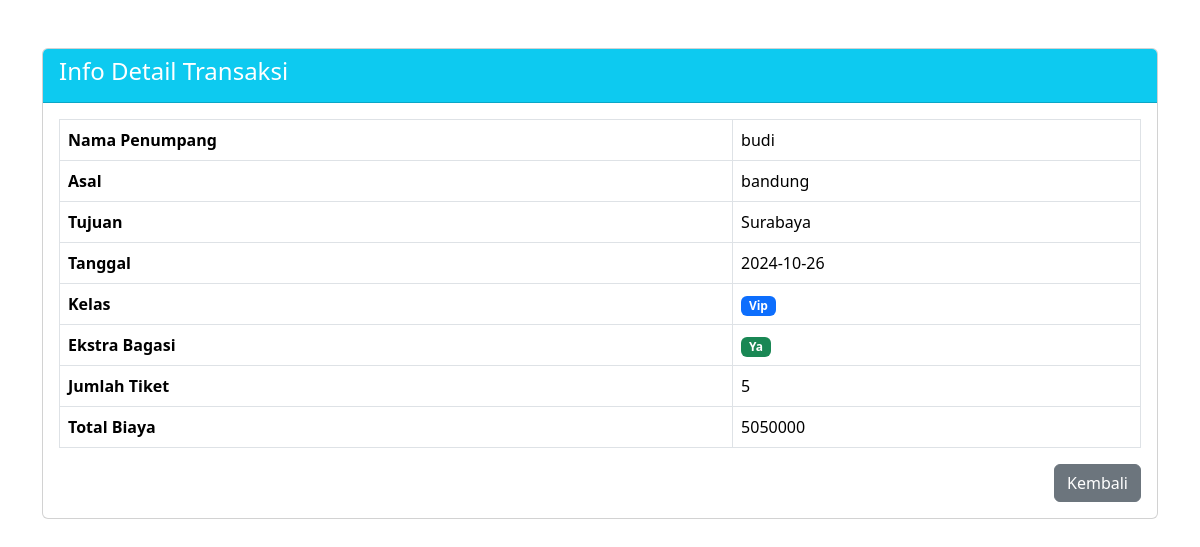
/info.php?id=39, run on the app's committed database.
### tables this page shows
CREATE TABLE `transaksi` (
  `id_transaksi` int(3) NOT NULL,
  `nama` varchar(50) NOT NULL,
  `asal` varchar(50) NOT NULL,
  `tujuan` enum('jakarta','bandung','surabaya','') NOT NULL,
  `class` enum('vip','panoramic','ekonomi','') NOT NULL,
  `jumlah` int(3) NOT NULL,
  `bagasi` enum('yes','tidak') NOT NULL,
  `total` int(7) NOT NULL,
  `tgl` date NOT NULL
);

### info.php (the view, shortened to what this page needs)
<?php
include 'koneksi.php';
$id_transaksi = $_GET['id'];
$query = "SELECT * FROM transaksi WHERE id_transaksi = $id_transaksi";
$sql = mysqli_query($conn, $query);
$result = mysqli_fetch_assoc($sql);
?>
<!DOCTYPE html>
<html lang="en">
<head>
    <link href="https://cdn.jsdelivr.net/npm/bootstrap@5.3.3/dist/css/bootstrap.min.css" rel="stylesheet">
</head>
<body>
<div class="container my-5">
    <div class="card">
        <div class="card-header bg-info text-white">
            <h4>Info Detail Transaksi</h4>
        </div>
        <div class="card-body">
            <table class="table table-bordered">
                <tr>
                    <th>Nama Penumpang</th>
                    <td><?php echo $result['nama']; ?></td>
                </tr>
                <tr>
                    <th>Asal</th>
                    <td><?php echo $result['asal']; ?></td>
                </tr>
                <tr>
                    <th>Tujuan</th>
                    <td><?php echo ucfirst($result['tujuan']); ?></td>
                </tr>
                <tr>
                    <th>Tanggal</th>
                    <td><?php echo ucfirst($result['tgl']); ?></td>
                </tr>
                <tr>
                    <th>Kelas</th>
                    <td>
                        <span class="badge bg-primary"><?php echo ucfirst($result['class']); ?></span>
                    </td>
                </tr>
                <tr>
                    <th>Ekstra Bagasi</th>
                    <td>
                        <?php if ($result['bagasi'] == 'yes'): ?>
                            <span class="badge bg-success">Ya</span>
                        <?php else: ?>
                            <span class="badge bg-danger">Tidak</span>
                        <?php endif; ?>
                    </td>
                </tr>
                <tr>
                    <th>Jumlah Tiket</th>
                    <td><?php echo $result['jumlah']; ?></td>
                </tr>
                <tr>
                    <th>Total Biaya</th>
                    <td><?php echo $result['total']; ?></td>
                </tr>
            </table>
            <div class="d-flex justify-content-end">
                <a href="index.php?page=soal6" class="btn btn-secondary">Kembali</a>
            </div>
        </div>
    </div>
</div>
</body>
</html>

### data on the page
transaksi: nama "budi", asal "bandung", tujuan "Surabaya", tgl "2024-10-26", class "Vip", jumlah "5", total "5050000"
